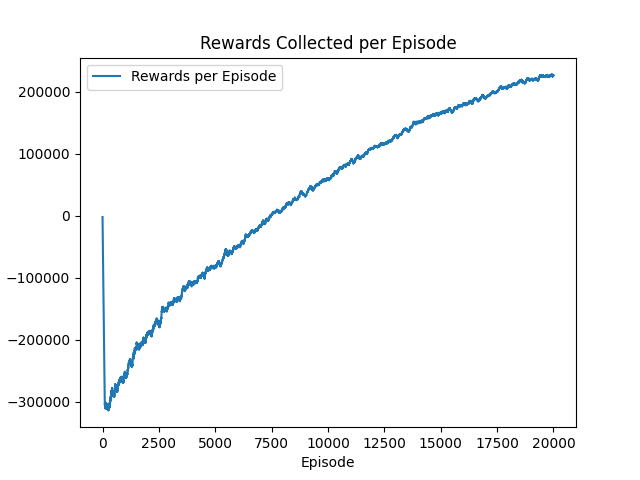

Write Python code to recreate this figure.
import simpy
import uuid
import tabulate
import numpy as np
import random
import matplotlib.pyplot as plt
import pickle

logs_list = []
episodes = 100000
rewards_per_episode = np.zeros(episodes)
overtime_threshold = 81
is_training = False
Total_packets =  20
Total_packets_reached = 0
per_packet_overtime = 30

if not is_training:
    episodes = 1
    with open('nw.pkl', 'rb') as f:
        q = pickle.load(f)
else:
    q = np.zeros((20, 20, 4))



class Packet:
    def __init__(self, id, src, dst, packet_size ,timestamp,priority):
        self.id = id
        self.src = src
        self.dst = dst
        self.size = packet_size
        self.priority = priority
        self.timestamp = timestamp
    def __lt__(self, other):
        return self.timestamp < other.timestamp


class NetworkEnvironment:
    def __init__(self, env, link_speeds={"sw1": {"es1": 900, "es3": 100, "sw2": 900},
                                         "sw2": {"es2": 600, "es3": 500, "sw1": 900}}):
        self.env = env
        self.max_capacity = 20
        self.es1 = simpy.Store(self.env, capacity=self.max_capacity)
        self.es2 = simpy.Store(self.env, capacity=self.max_capacity)
        self.es3 = simpy.Store(self.env, capacity=1000000)
        self.sw1 = simpy.PriorityStore(self.env, capacity=self.max_capacity)
        self.sw2 = simpy.PriorityStore(self.env, capacity=self.max_capacity)
        self.sw1_es3_resource = simpy.Resource(env, capacity=1)
        self.sw1_sw2_resource = simpy.Resource(env, capacity=1)
        self.sw2_es3_resource = simpy.Resource(env, capacity=1)
        self.sw2_sw1_resource = simpy.Resource(env, capacity=1)


        self.sw1_sw2_expected_time = self.env.now
        self.sw1_es3_expected_time = self.env.now
        self.sw2_es3_expected_time = self.env.now
        self.sw2_sw1_expected_time = self.env.now

        self.actions_step = {0: "sw1_to_sw2", 1: "sw2_to_sw1", 2: "sw1_to_dest", 3: "sw2_to_dest"}
        self.link_speeds = link_speeds

    def reset_resource(self):
        self.sw1_es3_resource.queue.clear()
        self.sw1_sw2_resource.queue.clear()
        self.sw2_es3_resource.queue.clear()


    def switch(self, es, sw, speed):
        """
        Simulates packet switching behavior.
        """
        while True:
            packet = yield es.get()
            transmission_delay = packet.size / speed
            yield self.env.timeout(transmission_delay)
            yield sw.put(packet)
            logs_list.append([packet.id, packet.src + " to " + packet.dst, transmission_delay, self.env.now - packet.timestamp,
                              self.env.now, len(self.sw1.items)+ len(self.sw1_es3_resource.queue), len(self.sw2.items)+ len(self.sw2_es3_resource.queue)])
            packet.src = packet.dst

    def packet_generator(self, src, dst, host,packet_size,priority,packet_number):
        while packet_number > 0:
            delay = random.randint(1, 5)
            packet = Packet(uuid.uuid4(),src= src,dst=dst, packet_size= packet_size,priority=priority,timestamp=self.env.now)
            yield host.put(packet)
            
            packet_number -= 1
            
            yield self.env.timeout(1)
       



def display():
    print(tabulate.tabulate(logs_list, headers=["Packet ID", "Action", "Delay(in Sec)", "Packet Time", "Current_time(in Sec)", "Switch 1 Queue Length", "Switch 2 Queue Length"]))


def CalculateTransmissionDelay(nw=None, packet =  None,action=-1):
    if action == 0:
        return packet.size / nw.link_speeds["sw1"]["sw2"]
    elif action == 1:
        return packet.size / nw.link_speeds["sw2"]["sw1"]
    elif action == 2:
        return packet.size / nw.link_speeds["sw1"]["es3"]
    elif action == 3:
        return packet.size / nw.link_speeds["sw2"]["es3"]


def rewardCal(now, packet, action, nw, env,priority,overtime):
    overtime_threshold = overtime
    # queue_length_reward = 0.5
    # balance_reward = 2
    delay_penalty = 0.1
    speed_reward = 0.005
    reward = 0
    # print(f"now:{now} timestamp:{timestamp} action:{action} priority:{priority}")
    # print(f"Total packets reached:{Total_packets_reached} Total packets:{Total_packets}")
    sw1_sw2 = len(nw.sw1_sw2_resource.queue)
    sw1_es3 = len(nw.sw1_es3_resource.queue)
    sw2_es3 = len(nw.sw2_es3_resource.queue)
    
    # if action == 0 or action == 1:
    #     expected_time = max((nw.sw1_sw2_expected_time - now),0)
    # elif action == 2:
    #     expected_time = max((nw.sw1_es3_expected_time - now),0)
    # elif action == 3:
    #     expected_time = max((nw.sw2_es3_expected_time - now),0)
    # else:
    #     expected_time = 0

    expected_time =  max(nw.sw1_sw2_expected_time, nw.sw1_es3_expected_time, nw.sw2_es3_expected_time,nw.sw2_sw1_expected_time)
    reward -= 1
    if action ==2 :
        expected_time_per_packet = nw.sw1_es3_expected_time
    elif action == 3:
        expected_time_per_packet = nw.sw2_es3_expected_time
    # if priority == 1:
    #     reward += 3
    # Reward/Penalty for timely delivery
   
    if action == 2 or action == 3:

        if expected_time_per_packet - packet.timestamp <=  per_packet_overtime:
            reward += 1
        else:
            reward -= 1
        
        if Total_packets_reached == 19  and overtime_threshold > expected_time:
            # print(f"packet_number:{Total_packets_reached}")
            # print(f"packet_id:{timestamp} priority:{priority}  action:{action} now:{env.now} expected_time:{expected_time} overtime:{overtime_threshold} timestamp:{timestamp} {[len(nw.es1.items) , len(nw.es2.items) , len(nw.sw1.items) , len(nw.sw2.items)]}  reward:{reward}")
            reward += 25
        else:
            if overtime_threshold < expected_time:
                reward -= delay_penalty * (expected_time - overtime_threshold)
 
    # if action == 0 and (len(nw.sw2.items)+ len(nw.sw2_es3_resource.queue) ) == 0:
    #     reward += 2
    # if action == 1 and (len(nw.sw1.items)+ len(nw.sw1_es3_resource.queue) ) == 0:
    #     reward += 2

    # Reward for balanced load
    # if timestamp + overtime_threshold > expected_time + now:
    #     if action == 0:
    #         reward += speed_reward * nw.link_speeds["sw1"]["sw2"]
    #     elif action == 1:
    #         reward += speed_reward * nw.link_speeds["sw2"]["sw1"]
    #     elif action == 2:
    #         reward += speed_reward * nw.link_speeds["sw1"]["es3"]
    #     elif action == 3:
    #         reward += speed_reward * nw.link_speeds["sw2"]["es3"]

        # queue_length_diff = abs(len(nw.sw1.items) - len(nw.sw2.items))
        # reward -= balance_reward * queue_length_diff

        # Penalty for excessive queue lengths
    if len(nw.sw1.items) > nw.max_capacity/2 or len(nw.sw2.items) > nw.max_capacity/2:
            reward -= 10


        

        # Positive reward for actions that help balance the load
        # if queue_length_diff > 0:
        #     if len(nw.sw1.items) > len(nw.sw2.items) and action == 0:  # sw1 to sw2
        #         reward += queue_length_reward
        #     elif len(nw.sw2.items) > len(nw.sw1.items) and action == 1:  # sw2 to sw1
        #         reward += queue_length_reward

        # Negative reward for actions that exacerbate load imbalance
        # if queue_length_diff > 0:
        #     if len(nw.sw1.items) > len(nw.sw2.items) and action == 1:  # sw2 to sw1
        #         reward -= queue_length_reward
        #     elif len(nw.sw2.items) > len(nw.sw1.items) and action == 0:  # sw1 to sw2
        #         reward -= queue_length_reward


    return reward


def resource_handler(nw, action, packet, env, TransmissionDelay, state):
    global Total_packets_reached 
    sw1_sw2 = len(nw.sw1_sw2_resource.queue)
    sw1_es3 = len(nw.sw1_es3_resource.queue)
    sw2_es3 = len(nw.sw2_es3_resource.queue)
    # logs_list.append([f"{packet.id} priority:{packet.priority}", nw.actions_step[action], f"{TransmissionDelay} (Agent)", env.now - packet.timestamp, env.now, state[0] + sw1_es3, state[1] + sw2_es3])

    if action == 0:
        transfer = "sw1 to sw2"
        # if nw.sw1_sw2_expected_time < env.now:
        #     nw.sw1_sw2_expected_time = env.now + TransmissionDelay
        # else:
        #     nw.sw1_sw2_expected_time +=  TransmissionDelay
        # print(f"sw1_sw2_expected_time:{nw.sw1_sw2_expected_time} env.now:{env.now} TransmissionDelay:{TransmissionDelay}")
        with nw.sw1_sw2_resource.request() as request:
            yield request
            yield env.timeout(TransmissionDelay)
            yield nw.sw2.put(packet)
            logs_list.append([f"{packet.id} priority:{packet.priority} packet_start:{packet.timestamp}", transfer, f"{TransmissionDelay} (Agent)", env.now - packet.timestamp, env.now, len(nw.sw1.items) + len(nw.sw1_es3_resource.queue)+ len(nw.sw1_sw2_resource.queue), len(nw.sw2.items) + len(nw.sw2_es3_resource.queue)+len(nw.sw2_sw1_resource.queue)])



    elif action == 1:
        transfer = "sw2 to sw1"
        # if nw.sw1_sw2_expected_time < env.now:
        #     nw.sw1_sw2_expected_time = env.now + TransmissionDelay
        # else:    
        #     nw.sw1_sw2_expected_time += TransmissionDelay
        # print(f"sw1_sw2_expected_time:{nw.sw1_sw2_expected_time} env.now:{env.now} TransmissionDelay:{TransmissionDelay}")
        with nw.sw1_sw2_resource.request() as request:
            yield request
            yield env.timeout(TransmissionDelay)
            yield nw.sw1.put(packet)
            logs_list.append([f"{packet.id} priority:{packet.priority} packet_start:{packet.timestamp}", transfer, f"{TransmissionDelay} (Agent)", env.now - packet.timestamp, env.now, len(nw.sw1.items) + len(nw.sw1_es3_resource.queue) +  len(nw.sw1_sw2_resource.queue), len(nw.sw2.items) + len(nw.sw2_es3_resource.queue) + len(nw.sw2_sw1_resource.queue)])



    elif action == 2:
        transfer = "sw1 to es3"
        # if nw.sw1_es3_expected_time < env.now:
        #     nw.sw1_es3_expected_time = env.now + TransmissionDelay
        # else:
        #     nw.sw1_es3_expected_time +=  TransmissionDelay
        Total_packets_reached += 1
        # print(f"sw1_es3_expected_time:{nw.sw1_es3_expected_time} env.now:{env.now} TransmissionDelay:{TransmissionDelay}")
        with nw.sw1_es3_resource.request() as request:
            yield request
            yield env.timeout(TransmissionDelay)
            yield nw.es3.put(packet)
            logs_list.append([f"{packet.id} priority:{packet.priority} packet_start:{packet.timestamp}", transfer, f"{TransmissionDelay} (Agent)", env.now - packet.timestamp, env.now, len(nw.sw1.items) + len(nw.sw1_es3_resource.queue) +  len(nw.sw1_sw2_resource.queue), len(nw.sw2.items) + len(nw.sw2_es3_resource.queue) +  len(nw.sw2_sw1_resource.queue)])


    elif action == 3:
        transfer = "sw2 to es3"
        # if nw.sw2_es3_expected_time < env.now:
        #     nw.sw2_es3_expected_time = env.now + TransmissionDelay
        # else:
        #     nw.sw2_es3_expected_time +=  TransmissionDelay
        Total_packets_reached += 1
        # print(f"sw2_es3_expected_time:{nw.sw2_es3_expected_time} env.now:{env.now} TransmissionDelay:{TransmissionDelay}")
        with nw.sw2_es3_resource.request() as request:
            yield request
            yield env.timeout(TransmissionDelay)
            yield nw.es3.put(packet)
            logs_list.append([f"{packet.id} priority:{packet.priority} packet_start:{packet.timestamp}", transfer, f"{TransmissionDelay} (Agent)", env.now - packet.timestamp, env.now, len(nw.sw1.items) + len(nw.sw1_es3_resource.queue) +  len(nw.sw1_sw2_resource.queue), len(nw.sw2.items) + len(nw.sw2_es3_resource.queue) +  len(nw.sw2_sw1_resource.queue)])

    
def model(env):
    global Total_packets_reached,overtime_threshold
    learning_rate_a = 0.1
    discount_factor_g = 0.99
    epsilon = 1
    epsilon_decay_rate = 0.0000105
    rng = np.random.default_rng()
    start = 0

    for i in range(episodes):
        # Starting network switches and packet generator
        logs_list.append([f"episode = {i} ", "", "", "", "", "", ""])
        nw = NetworkEnvironment(env)
        host_process1 = env.process(nw.packet_generator("es1", "switch1", nw.es1,packet_size=1000,priority=2,packet_number= Total_packets/2))
        host_process2 = env.process(nw.packet_generator("es2", "switch2", nw.es2,packet_size=1000,priority=1,packet_number=Total_packets/2))
        switch_process1 = env.process(nw.switch(nw.es1, nw.sw1, nw.link_speeds["sw1"]["es1"]))
        switch_process2 = env.process(nw.switch(nw.es2, nw.sw2, nw.link_speeds["sw2"]["es2"]))
        episode_reward = 0
        if i !=0:
            overtime_threshold += 200
        start += 200
        state = [len(nw.sw1.items), len(nw.sw2.items)]
        Total_packets_reached = 0
        env.timeout(2)
        nw.sw1_es3_expected_time = env.now
        nw.sw1_sw2_expected_time = env.now
        nw.sw2_es3_expected_time = env.now
        nw.sw2_sw1_expected_time = env.now
        while env.now < start:
            yield env.timeout(0.1)
            if rng.random() < epsilon and is_training:
                action = random.randint(0, len(list(nw.actions_step.keys())) - 1)
            else:
                action = np.argmax(q[state[0], state[1], :])
            if len(nw.sw1.items) == 0 and (action == 0 or action == 2):
                continue
            if len(nw.sw2.items) == 0 and (action == 1 or action == 3):
                continue
            if nw.actions_step[action] == "sw1_to_sw2":
                packet = yield nw.sw1.get()
                if nw.sw1_sw2_expected_time < env.now:
                    nw.sw1_sw2_expected_time = env.now + CalculateTransmissionDelay(nw=nw, action=action,packet=packet)
                else:
                    nw.sw1_sw2_expected_time +=  CalculateTransmissionDelay(nw=nw, action=action,packet=packet)
                env.process(resource_handler(nw, action, packet, env, CalculateTransmissionDelay(nw=nw, action=action,packet=packet), state))

            elif nw.actions_step[action] == "sw2_to_sw1":
                packet = yield nw.sw2.get()
                if nw.sw2_sw1_expected_time < env.now:
                    nw.sw2_sw1_expected_time = env.now + CalculateTransmissionDelay(nw=nw, action=action,packet=packet)
                else:
                    nw.sw2_sw1_expected_time +=  CalculateTransmissionDelay(nw=nw, action=action,packet=packet)
                env.process(resource_handler(nw, action, packet, env, CalculateTransmissionDelay(nw=nw, action=action,packet=packet), state))

            elif nw.actions_step[action] == "sw1_to_dest":
                packet = yield nw.sw1.get()
                if nw.sw1_es3_expected_time < env.now:
                    nw.sw1_es3_expected_time = env.now + CalculateTransmissionDelay(nw=nw, action=action,packet=packet)
                else:
                    nw.sw1_es3_expected_time +=  CalculateTransmissionDelay(nw=nw, action=action,packet=packet)
                env.process(resource_handler(nw, action, packet, env, CalculateTransmissionDelay(nw=nw, action=action,packet=packet), state))

            elif nw.actions_step[action] == "sw2_to_dest":
                packet = yield nw.sw2.get()
                if nw.sw2_es3_expected_time < env.now:
                    nw.sw2_es3_expected_time = env.now + CalculateTransmissionDelay(nw=nw, action=action,packet=packet)
                else:
                    nw.sw2_es3_expected_time +=  CalculateTransmissionDelay(nw=nw, action=action,packet=packet)
                env.process(resource_handler(nw, action, packet, env, CalculateTransmissionDelay(nw=nw, action=action,packet=packet), state))
            new_state = [len(nw.sw1.items), len(nw.sw2.items)]
            reward = rewardCal(env.now, packet, action, nw, env,priority = packet.priority,overtime = overtime_threshold)
            episode_reward += reward
          
            if is_training:
                q[state[0], state[1], action] = q[state[0], state[1], action] + learning_rate_a * (
                        reward + discount_factor_g * np.max(q[new_state[0], new_state[1], :]) - q[state[0], state[1], action])
            state = new_state
            
        
        epsilon = max(epsilon - epsilon_decay_rate, 0)
        rewards_per_episode[i] = episode_reward
        if epsilon == 0:
            learning_rate_a = 0.01
        if i % 100 == 0:
            print(f"Episode {i} Reward {episode_reward} Epsilon {epsilon}")


env = simpy.Environment()

model_process = env.process(model(env))
env.run(until=20010000)


sum_rewards = np.zeros(episodes)
for t in range(episodes):
    sum_rewards[t] = np.sum(rewards_per_episode[max(0, t - 100):(t + 1)])

plt.plot(sum_rewards, label="Rewards per Episode")
plt.xlabel("Episode")
plt.ylabel("Total Reward")
plt.title("Rewards Collected per Episode")
plt.legend()

if is_training:
    plt.savefig('nw_environment.png')
    with open("nw.pkl", "wb") as f:
        pickle.dump(q, f)
else:
    display()
